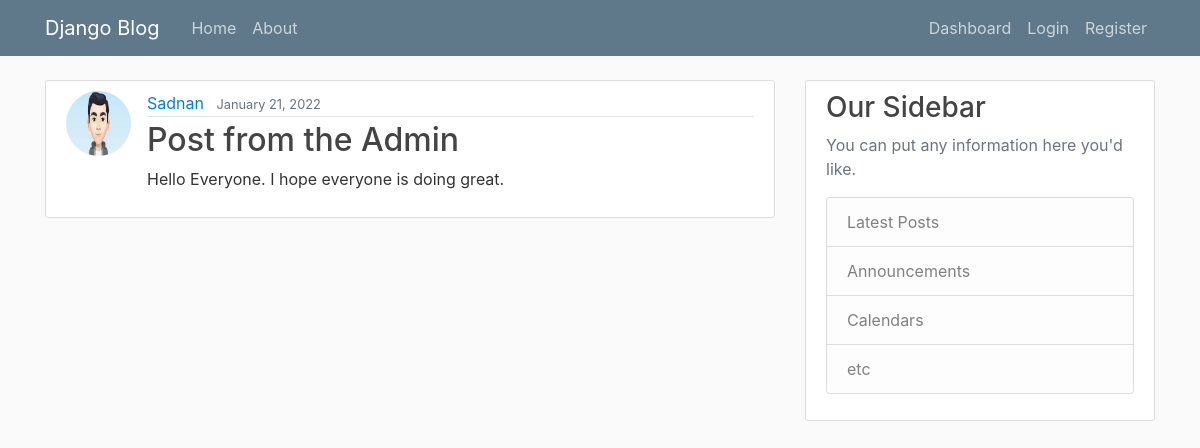
The page /post/13/ on the database its author committed.
### blog_app/models.py (models this page shows, shortened)
class Post(models.Model):
    title = models.CharField(max_length=100)
    content = models.TextField()
    date_posted = models.DateTimeField(default=timezone.now)
    author = models.ForeignKey(User, on_delete=models.CASCADE)

### users/models.py (models this page shows, shortened)
class Profile(models.Model):
    user = models.OneToOneField(User, on_delete=models.CASCADE)
    image = models.ImageField(default='default.jpg', upload_to='profile_pics')

### blog_app/views.py (the view)
# urls.py: path('post/<int:pk>/', PostDetailView.as_view(), name='post-detail'),
class PostDetailView(DetailView):
    model = Post

### blog_app/templates/blog_app/post_detail.html (shortened to what this page needs)
{% extends "blog_app/base.html" %}
{% block content %}
  <article class="media content-section">
    <img class="rounded-circle article-img" src="{{ object.author.profile.image.url }}">
    <div class="media-body">
      <div class="article-metadata">
        <a class="mr-2" href="#">{{ object.author }}</a>
        <small class="text-muted">{{ object.date_posted|date:"F d, Y" }}</small>
      </div>
      <h2 class="article-title">{{ object.title }}</h2>
      <p class="article-content">{{ object.content }}</p>
    </div>
  </article>
{% endblock content %}

### blog_app/static/blog_app/main.css (style rules this page uses)
body { background: #fafafa; color: #333333; margin-top: 5rem; }
h1, h2, h3, h4, h5, h6 { color: #444444; }
.content-section { background: #ffffff; padding: 10px 20px; border: 1px solid #dddddd; border-radius: 3px; margin-bottom: 20px; }
.article-title { color: #444444; }
.article-content { white-space: pre-line; }
.article-img { height: 65px; width: 65px; margin-right: 16px; }
.article-metadata { padding-bottom: 1px; margin-bottom: 4px; border-bottom: 1px solid #e3e3e3 }

### rows shown on the page
Post: author.profile.image (picture), author "Sadnan", date_posted "January 21, 2022", title "Post from the Admin", content "Hello Everyone. I hope everyone is doing great."
